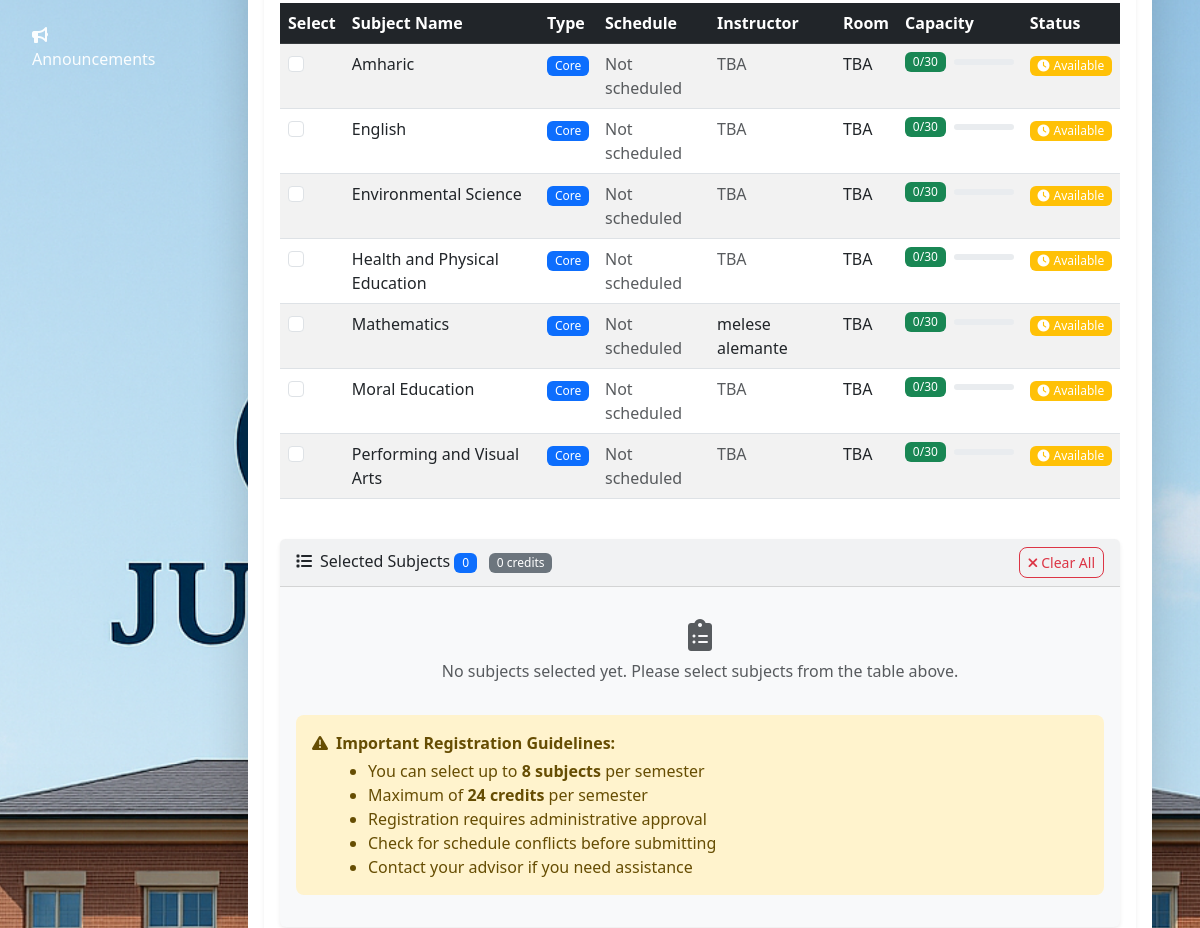
Page /api/users/students/subject-registration/ (signed in, middle part) on the earlier database version.
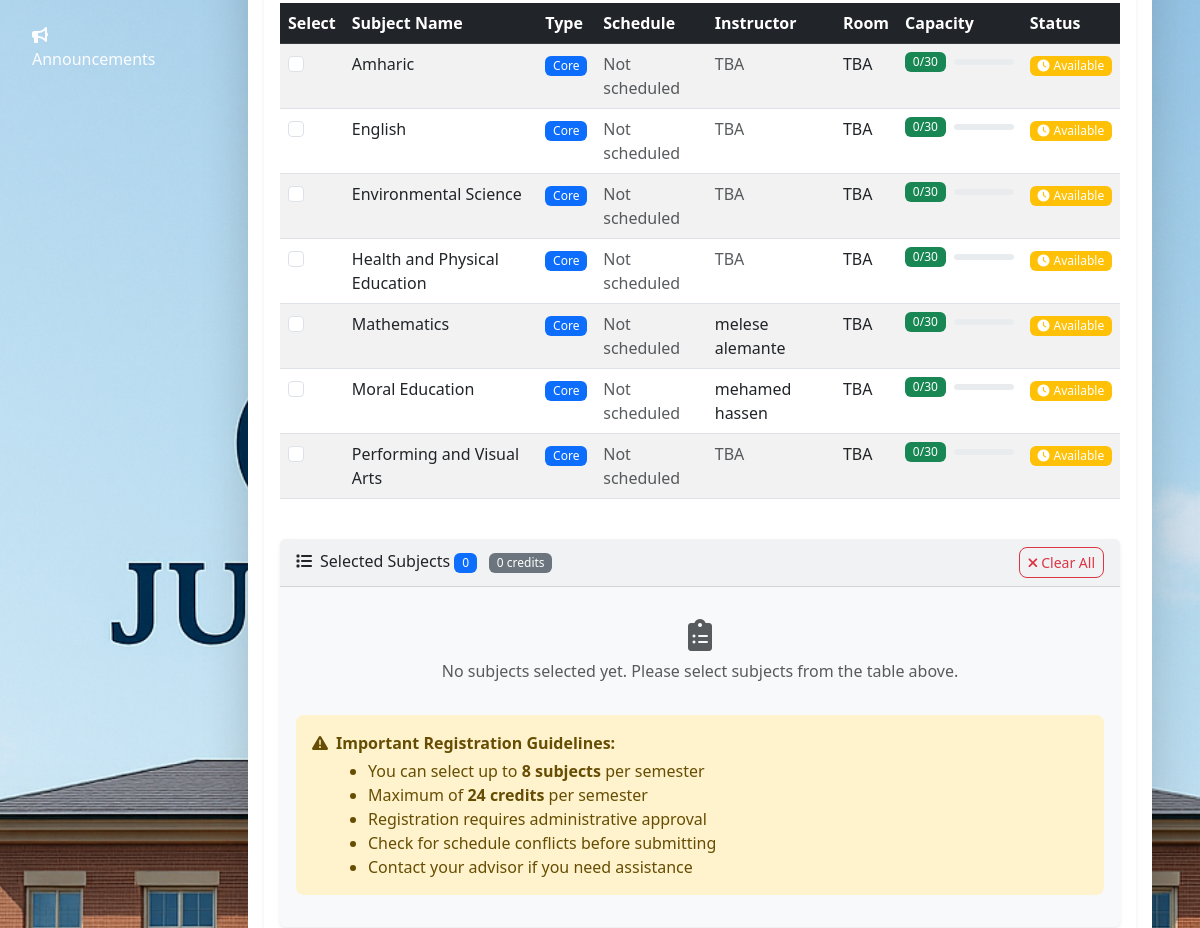
Same page on the later database version.
### subjects/models.py (models this page shows, shortened)
class Subject(models.Model):
    GRADE_LEVEL_CHOICES = [
        (1, 'Grade 1'),
        (2, 'Grade 2'),
        (3, 'Grade 3'),
        (4, 'Grade 4'),
        (5, 'Grade 5'),
        (6, 'Grade 6'),
        (7, 'Grade 7'),
        (8, 'Grade 8'),
    ]
    SUBJECT_TYPES = [
        ('core', 'Core'),
        ('elective', 'Elective'),
        ('lab', 'Laboratory'),
    ]
    name = models.CharField(max_length=200)
    code = models.CharField(max_length=20, unique=True)
    description = models.TextField(blank=True)
    credit_hours = models.PositiveIntegerField(default=3, help_text="Credit hours for this subject")
    subject_type = models.CharField(max_length=20, choices=SUBJECT_TYPES, default='core')
    grade_level = models.IntegerField(
        choices=GRADE_LEVEL_CHOICES,
        help_text="Select the grade level for this subject"
    )
    day_of_week = models.CharField(max_length=3, choices=Teacher.DAYS_OF_WEEK, blank=True)
    start_time = models.TimeField(null=True, blank=True)
    end_time = models.TimeField(null=True, blank=True)
    room = models.CharField(max_length=50, blank=True)
    sessions_per_week = models.PositiveSmallIntegerField(default=3, help_text='Number of sessions per week')
    instructor = models.ForeignKey(
        Teacher,
        on_delete=models.SET_NULL,
        null=True,
        blank=True,
        related_name='subjects'
    )
    assigned_by_registrar = models.BooleanField(default=False)
    max_capacity = models.IntegerField(default=30)
    is_active = models.BooleanField(default=True)
    created_at = models.DateTimeField(auto_now_add=True)
    updated_at = models.DateTimeField(auto_now=True)
    @property
    def schedule_display(self):
        if self.day_of_week and self.start_time and self.end_time:
            day_name = dict(Teacher.DAYS_OF_WEEK).get(self.day_of_week, self.day_of_week)
            return f"{day_name} {self.start_time.strftime('%H:%M')} - {self.end_time.strftime('%H:%M')}"
        return "Not scheduled"
    def current_enrollment_count(self, academic_year, semester):
        return self.enrollments.filter(
            academic_year=academic_year,
            semester=semester,
            status='active'
        ).count()
    def is_available(self, academic_year, semester):
        return self.current_enrollment_count(academic_year, semester) < self.max_capacity
    def available_slots(self, academic_year, semester):
        return self.max_capacity - self.current_enrollment_count(academic_year, semester)
    class Meta:
        ordering = ['grade_level', 'code']

class Teacher(models.Model):
    DAYS_OF_WEEK = [
        ('mon', 'Monday'),
        ('tue', 'Tuesday'),
        ('wed', 'Wednesday'),
        ('thu', 'Thursday'),
        ('fri', 'Friday'),
        ('sat', 'Saturday'),
    ]
    user = models.OneToOneField(User, on_delete=models.CASCADE)
    teacher_id = models.CharField(max_length=20, unique=True)
    department = models.CharField(max_length=100)
    phone_number = models.CharField(max_length=15, blank=True)
    office_location = models.CharField(max_length=50, blank=True)

### users/models.py (models this page shows, shortened)
class User(AbstractUser):
    ROLE_CHOICES = (
        ('admin', 'Administrator'),
        ('teacher', 'Teacher'),
        ('student', 'Student'),
        ('registrar', 'Registrar'),
        ('finance', 'Finance Officer'),
        ('parent', 'Parent'),
    )
    role = models.CharField(max_length=20, choices=ROLE_CHOICES)
    phone = models.CharField(max_length=15, blank=True)
    address = models.TextField(blank=True)
    date_of_birth = models.DateField(null=True, blank=True)
    profile_picture = models.ImageField(upload_to='profiles/', null=True, blank=True)
    is_approved = models.BooleanField(default=False)
    created_at = models.DateTimeField(auto_now_add=True)

### users/views.py (the view, shortened to what this page needs)
# urls.py: path('subject-registration/', views.subject_registration, name='subject_registration'),
@login_required
def subject_registration(request):
    if not hasattr(request.user, 'studentprofile'):
        messages.error(request, "This page is only available for students.")
        return redirect('dashboard')
    student_profile = request.user.studentprofile
    current_grade = student_profile.grade_level
    current_academic_year = get_current_academic_year()
    current_semester = get_current_semester()
    try:
        available_subjects = Subject.objects.filter(
            is_active=True,
            grade_level=current_grade
        ).select_related('instructor', 'instructor__user').order_by('name')
        enrolled_subjects = Enrollment.objects.filter(
            student=request.user,
            academic_year=current_academic_year,
            semester=current_semester,
            status='active'
        ).select_related('subject', 'subject__instructor', 'subject__instructor__user')
        enrolled_subject_ids = [enrollment.subject.id for enrollment in enrolled_subjects]
        deduped = []
        seen_names = set()
        for subject in available_subjects:
            key = (subject.name or '').strip().lower()
            if not key:
                continue
            if key in seen_names:
                continue
            seen_names.add(key)
            subject.current_enrollment = subject.current_enrollment_count(current_academic_year, current_semester)
            subject.available_slots = subject.available_slots(current_academic_year, current_semester)
            subject.is_available = subject.is_available(current_academic_year, current_semester)
            deduped.append(subject)
        available_subjects = deduped
    except Exception as e:
        print(f"Error in subject registration: {str(e)}")
        available_subjects = []
        enrolled_subjects = []
        enrolled_subject_ids = []
        messages.error(request, "Error loading subjects. Please try again later.")
    context = {
        'available_subjects': available_subjects,
        'enrolled_subjects': enrolled_subjects,
        'enrolled_subject_ids': enrolled_subject_ids,
        'current_grade': current_grade,
        'current_academic_year': current_academic_year,
        'current_semester': student_profile.get_current_semester_display(),
        'max_subjects': 8,
        'max_credits': 24,
    }
    wants_json = (
        request.headers.get('Accept') == 'application/json'
        or request.content_type == 'application/json'
        or request.GET.get('format') == 'json'
    )
    return render(request, 'students/subject_registration.html', context)

### users/models.py (called while the page is built)
    def get_current_semester_display(self):
        return dict(self.SEMESTER_CHOICES).get(self.current_semester, 'Unknown')

### users/views.py (called while the page is built)
def get_current_academic_year():
    now = datetime.datetime.now()
    if now.month >= 8:  # Academic year starts in August
        return f"{now.year}-{now.year + 1}"
    else:
        return f"{now.year - 1}-{now.year}"

def get_current_semester():
    now = datetime.datetime.now()
    if now.month >= 8:
        return 'first'  # Fall semester
    else:
        return 'second'  # Spring/remaining months treated as second

### templates/students/subject_registration.html (shortened to what the changed rows need)
{% extends 'base.html' %}
{% load static %}
{% block content %}
<div class="container-fluid py-4">
    <div class="row">
        <div class="col-12">
            <div class="card shadow-lg">
                <div class="card-body">
                    <div class="row">
                        <div class="col-12">
                            <div class="card mb-4">
                                <div class="card-body">
                                    {% if available_subjects %}
                                        <div class="table-responsive">
                                            <table class="table table-striped table-hover" id="subjects-table">
                                                <thead class="table-dark">
                                                    <tr>
                                                        <th width="50px">Select</th>
                                                        <th>Subject Name</th>
                                                        <th>Type</th>
                                                        <th>Schedule</th>
                                                        <th>Instructor</th>
                                                        <th>Room</th>
                                                        <th>Capacity</th>
                                                        <th>Status</th>
                                                    </tr>
                                                </thead>
                                                <tbody>
                                                    {% for subject in available_subjects %}
                                                    <tr class="subject-row"
                                                        data-subject-id="{{ subject.id }}"
                                                        data-subject-name="{{ subject.name }}"
                                                        data-subject-type="{{ subject.subject_type }}"
                                                        data-subject-day="{{ subject.day_of_week }}"
                                                        data-subject-teacher="{% if subject.instructor %}{{ subject.instructor.id }}{% else %}none{% endif %}"
                                                        data-subject-schedule="{{ subject.schedule_display }}"
                                                        data-subject-capacity="{{ subject.current_enrollment }}/{{ subject.max_capacity }}"
                                                        data-subject-status="{% if subject.id in enrolled_subject_ids %}enrolled{% elif subject.current_enrollment >= subject.max_capacity %}full{% else %}available{% endif %}">
                                                        <td>
                                                            <input type="checkbox" class="form-check-input subject-checkbox"
                                                                   data-subject-id="{{ subject.id }}"
                                                                   data-subject-name="{{ subject.name }}"
                                                                   data-subject-schedule="{{ subject.schedule_display }}"
                                                                   {% if subject.current_enrollment >= subject.max_capacity %}disabled{% endif %}>
                                                        </td>
                                                        <td>
                                                            {{ subject.name }}
                                                        </td>
                                                        <td>
                                                            <span class="badge {% if subject.subject_type == 'core' %}bg-primary{% else %}bg-info{% endif %}">
                                                                {{ subject.subject_type|title }}
                                                            </span>
                                                        </td>
                                                        <td>
                                                            {% if subject.schedule_display != "Not scheduled" %}
                                                                <strong>{{ subject.schedule_display }}</strong>
                                                                {% if subject.room %}
                                                                <br><small class="text-muted">{{ subject.room }}</small>
                                                                {% endif %}
                                                            {% else %}
                                                                <span class="text-muted">Not scheduled</span>
                                                            {% endif %}
                                                        </td>
                                                        <td>
                                                            {% if subject.instructor %}
                                                                {{ subject.instructor.user.get_full_name }}
                                                            {% else %}
                                                                <span class="text-muted">TBA</span>
                                                            {% endif %}
                                                        </td>
                                                        <td>{{ subject.room|default:"TBA" }}</td>
                                                        <td>
                                                            <div class="d-flex align-items-center">
                                                                <span class="badge {% if subject.current_enrollment >= subject.max_capacity %}bg-danger{% else %}bg-success{% endif %} me-2">
                                                                    {{ subject.current_enrollment }}/{{ subject.max_capacity }}
                                                                </span>
                                                                <div class="progress flex-grow-1" style="height: 6px; width: 60px;">
                                                                </div>
                                                            </div>
                                                        </td>
                                                        <td>
                                                            {% if subject.id in enrolled_subject_ids %}
                                                                <span class="badge bg-success"><i class="fas fa-check me-1"></i>Enrolled</span>
                                                            {% elif subject.current_enrollment >= subject.max_capacity %}
                                                                <span class="badge bg-danger"><i class="fas fa-times me-1"></i>Full</span>
                                                            {% else %}
                                                                <span class="badge bg-warning"><i class="fas fa-clock me-1"></i>Available</span>
                                                            {% endif %}
                                                        </td>
                                                    </tr>
                                                    {% endfor %}
                                                </tbody>
                                            </table>
                                        </div>
                                    {% endif %}
                                </div>
                            </div>
                        </div>
                    </div>
                </div>
            </div>
        </div>
    </div>
</div>
{% endblock %}

Differences in the rows shown:
changed Subject "Moral Education": instructor.user.get_full_name (not shown) → "mehamed hassen"; no longer shows "TBA"
